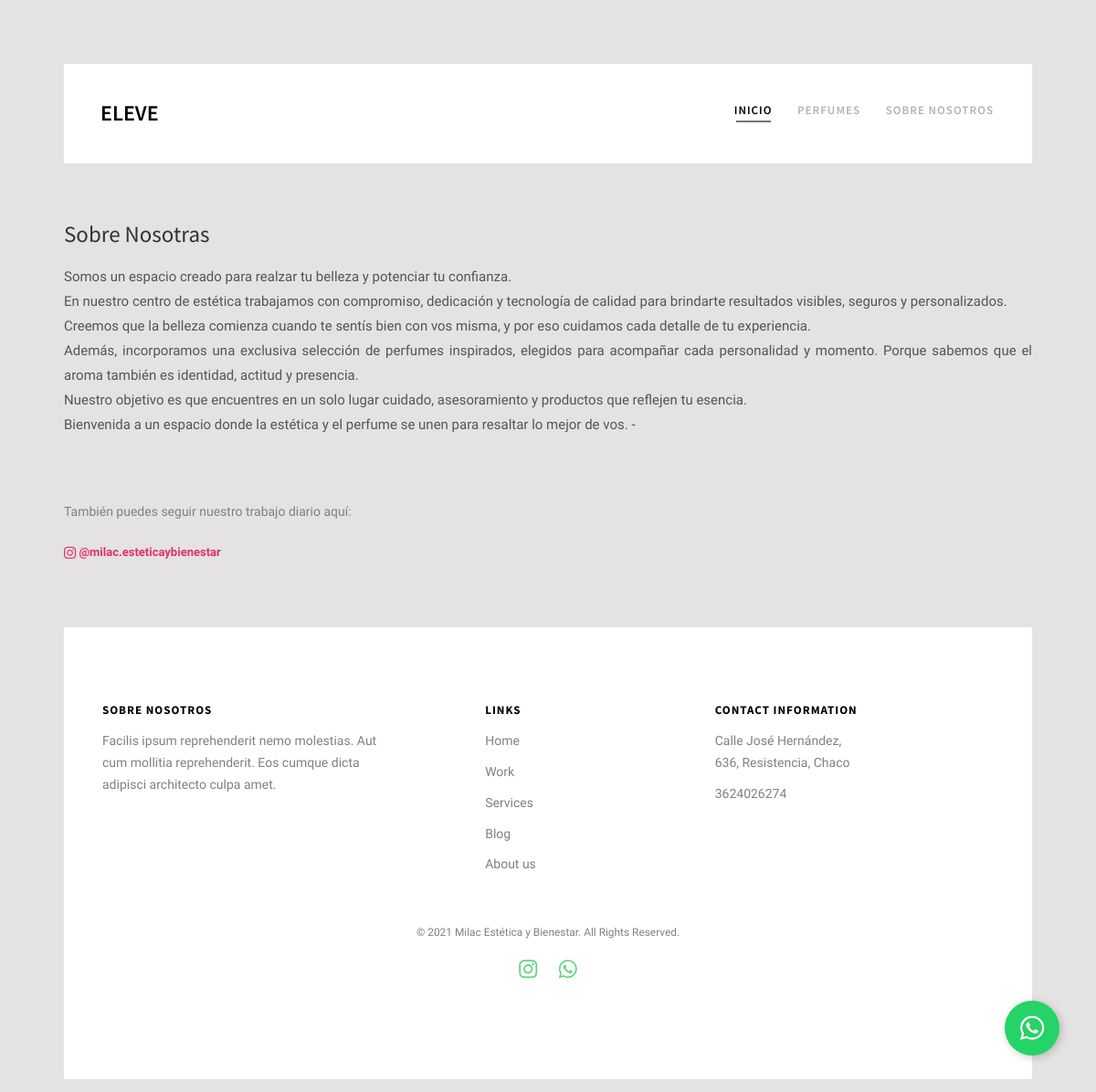
The app's page /nosotras with its own data.
### apps/nosotras/models.py (models this page shows, shortened)
class SobreNosotras(models.Model):
    titulo = models.CharField(max_length=200)
    contenido = models.TextField()

### apps/nosotras/views.py (the view)
# urls.py: path('', nosotras_view, name='nosotras'),
def nosotras_view(request):
    info = SobreNosotras.objects.first()
    return render(request, 'nosotras.html', {'nosotras': info})

### templates/nosotras.html
{% extends 'base.html' %}
{% load static %}
{% block content %}
<main class="main-nosotras">
      <div class="container">
        <h1>{{ nosotras.titulo }}</h1>
        <div class="texto-nosotras">
            {{ nosotras.contenido|linebreaks }}
        </div>
        <div class="contacto-nosotras">
            <div style="margin-top: 30px;">
    <p>También puedes seguir nuestro trabajo diario aquí:</p>
    <a href="https://www.instagram.com/milac.esteticaybienestar/" target="_blank" class="insta-link">
        <i class="fab fa-instagram"></i> @milac.esteticaybienestar
    </a>
</div>
</div>
    </div>
</main>
{% endblock %}

### static/css/style.css (style rules this page uses)
body { font-family: "Oxygen", sans-serif; font-weight: 300; font-size: 14px; line-height: 1.7; color: gray; background: #e8e8e8; }
a { color: #757575; -webkit-transition: 0.5s; -o-transition: 0.5s; transition: 0.5s; }
p { margin-bottom: 20px; }
h1, h2, h3, h4, h5, h6, figure { color: #000; font-family: "Source Sans Pro", sans-serif; font-weight: 400; margin: 0 0 20px 0; }
.container { max-width: 1100px; margin: 0 auto; padding: 0 20px; }
.main-nosotras { padding-top: 50px; padding-bottom: 50px; }
.main-nosotras h1 { font-size: 2.5rem; margin-bottom: 20px; color: #333; }
.texto-nosotras { font-size: 1.5rem; line-height: 1.8; color: #555; text-align: justify; }
.contacto-nosotras { margin-top: 40px; display: flex; gap: 20px; align-items: center; flex-wrap: wrap; }
.insta-link { text-decoration: none; color: #E1306C; font-weight: bold; font-size: 1.3rem; transition: 0.3s; }
.insta-link i { font-size: 1.5rem; vertical-align: middle; }

### records on screen
SobreNosotras: titulo "Sobre Nosotras", contenido "Somos un espacio creado para realzar tu belleza y potenciar tu confianza. En nuestro centro de estética trabajamos con compromiso, dedicación y tecnología de calidad para brindarte resultados visibles, seguros y personalizados. Creemos que la belleza comienza cuando te sentís bien con vos misma, y por eso cuidamos cada detalle de tu experiencia. Además, incorporamos una exclusiva selección de perfumes inspirados, elegidos para acompañar cada personalidad y momento. Porque sabemos que el aroma también es identidad, actitud y presencia. Nuestro objetivo es que encuentres en un solo lugar cuidado, asesoramiento y productos que reflejen tu esencia. Bienvenida a un espacio donde la estética y el…"
